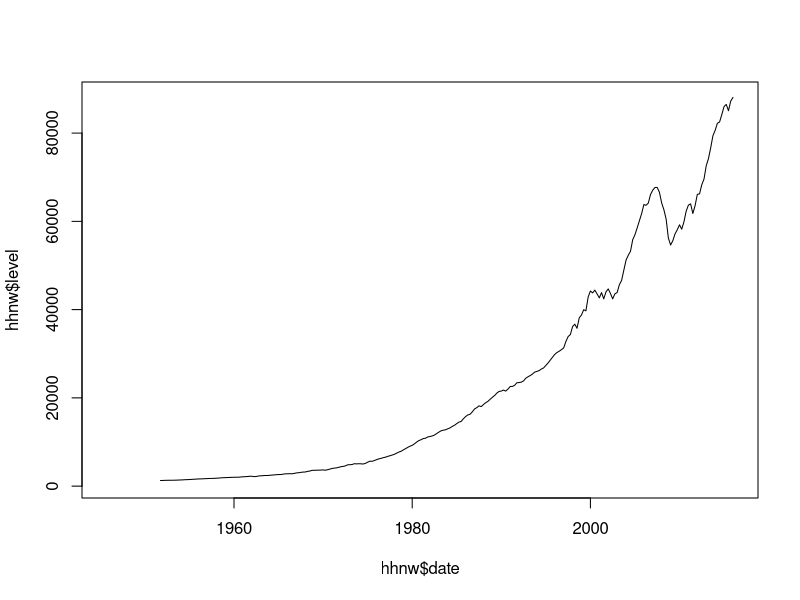
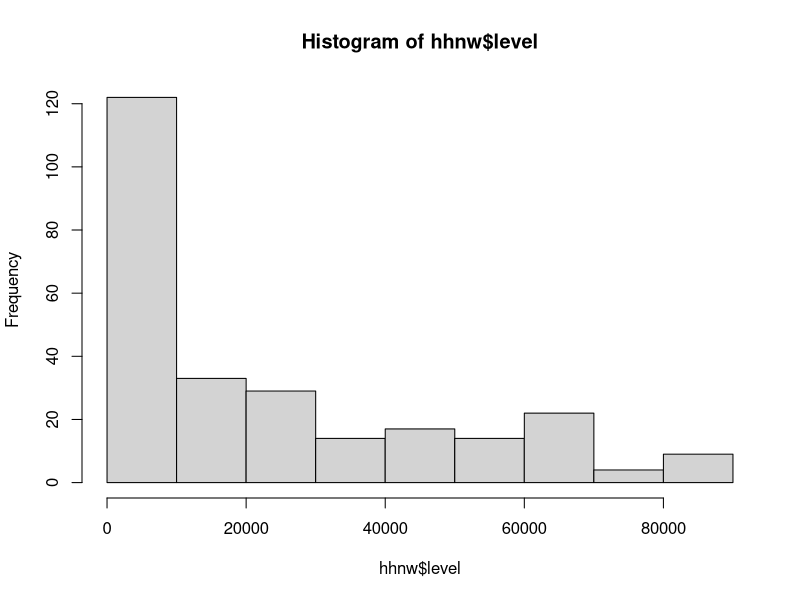
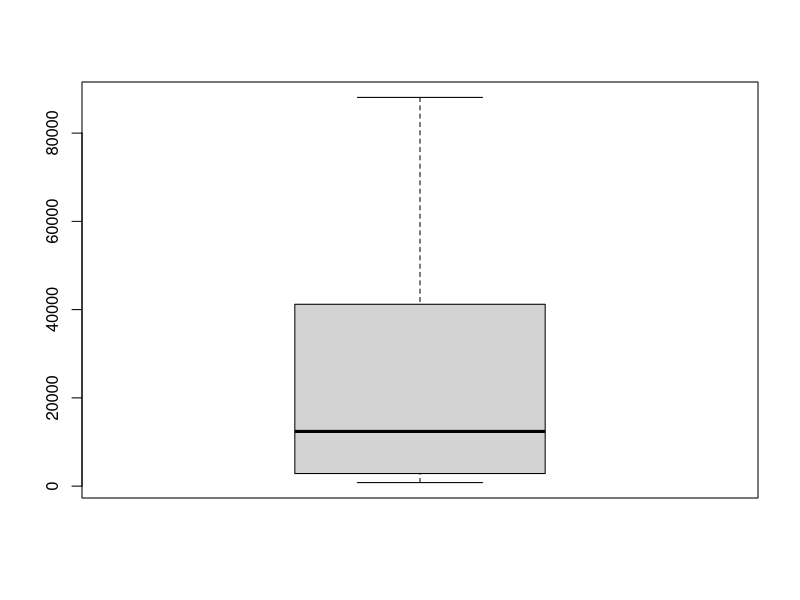
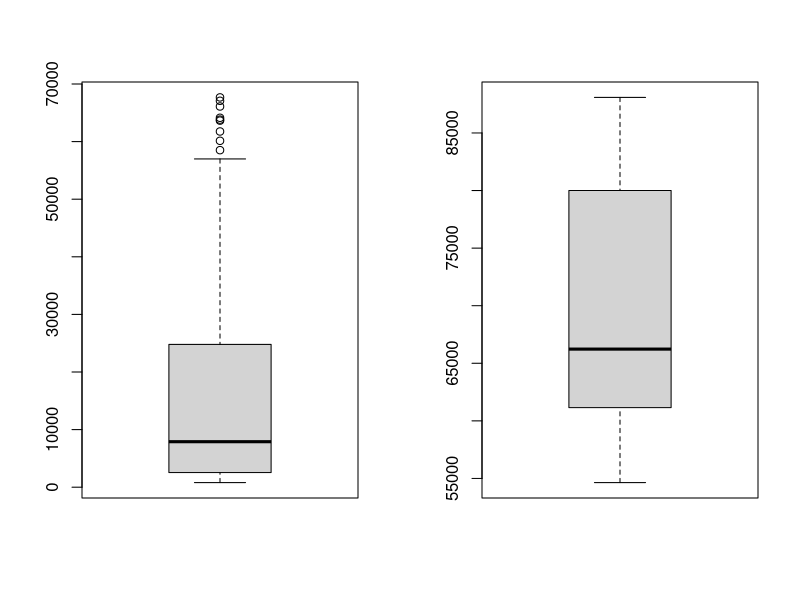

Reproduce these figures in R, in order.
## ---- chunk 1
knitr::opts_chunk$set(echo = TRUE)
## ---- chunk 2
# install.packages(quantmod)
# if ( !file.exists() ) download.file()
## ---- chunk 3
# base R function
hhnw <- read.csv("data/TNWBSHNO.csv")
## ---- chunk 4
# View data "structure""
str(hhnw)

# Print the first few rows of data
head(hhnw)

# Print the last few rows of data
tail(hhnw)
## ---- chunk 5
# start over
rm(hhnw)

# Read the raw file
hhnw <- read.csv("data/TNWBSHNO.csv", na.strings=".", stringsAsFactors = FALSE)

# Change names
names(hhnw) <- c("date", "level")

# Convert the character type into a date type
hhnw$date <- as.Date(hhnw$date, format="%Y-%m-%d")

# Look at the data
str(hhnw)
head(hhnw)
tail(hhnw)
## ---- chunk 6
summary(hhnw$level)
## ---- chunk 7
hhnw_pre_crisis <- subset(hhnw, hhnw$date < as.Date("2007-06-01"))
summary(hhnw_pre_crisis)

hhnw_post_crisis <- subset(hhnw, hhnw$date >= as.Date("2007-06-01"))
summary(hhnw_post_crisis)
## ---- chunk 8
#...
## ---- chunk 9
# Visualize every observation with a line plot
plot(hhnw$date, hhnw$level, type = "l") 

# viualize distribution with histogram
hist(hhnw$level)

# visualize distribution with boxplot
boxplot(hhnw$level)

# compare subsets with side-by-sde plots
par(mfrow=c(1,2))
boxplot(hhnw_pre_crisis$level)
boxplot(hhnw_post_crisis$level)
